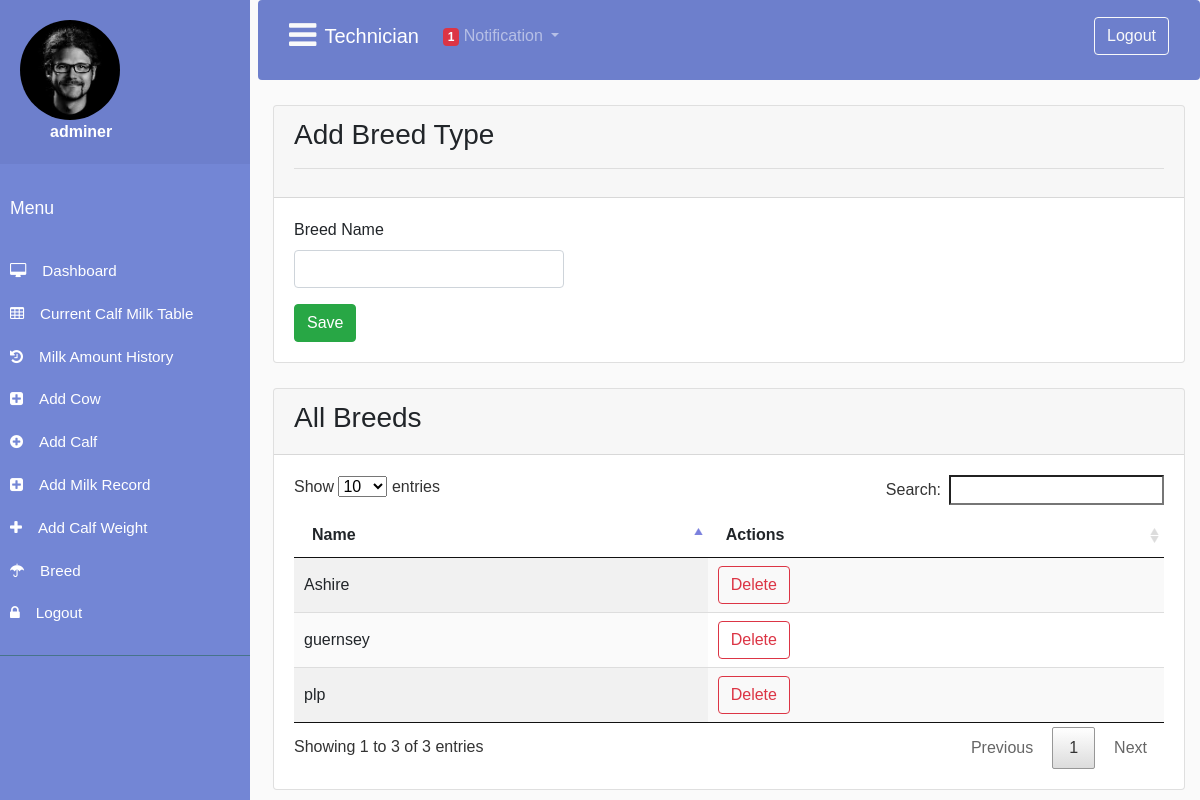
Page /technician/breed.php (signed in) on the earlier database version.
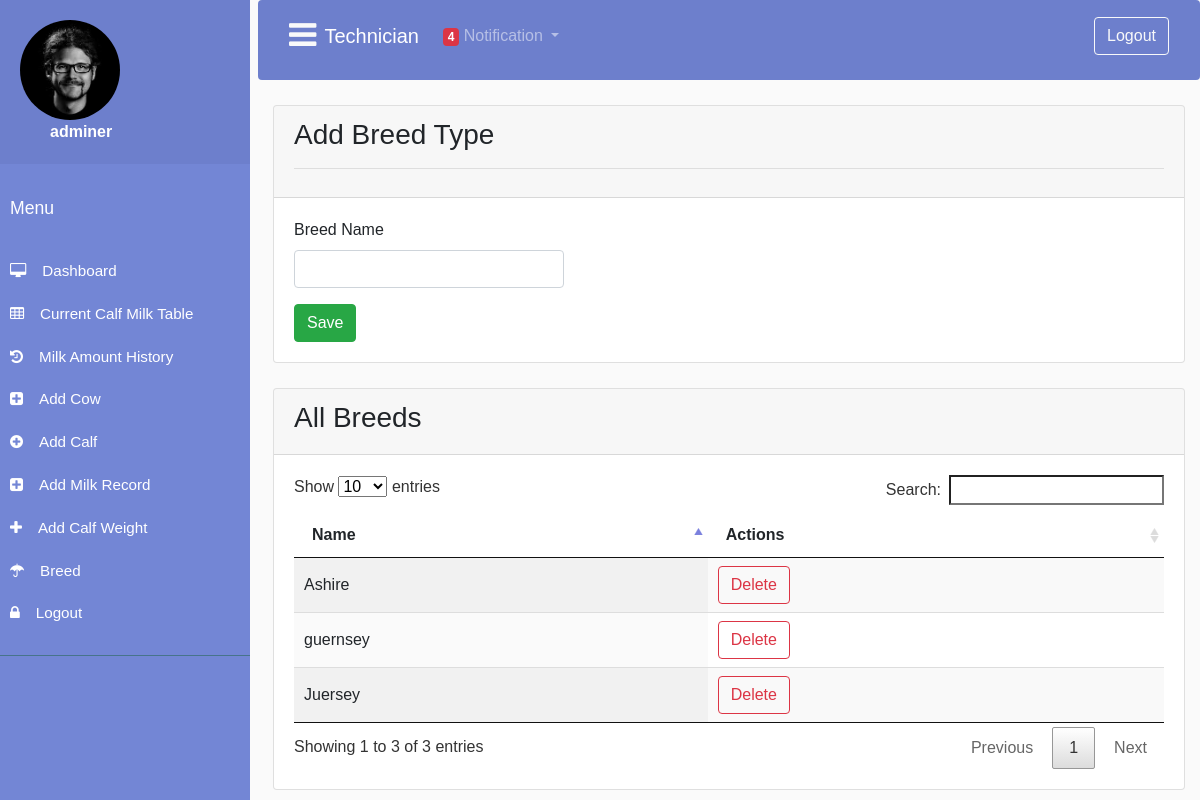
Same page on the later database version.
### tables this page shows
CREATE TABLE `breed` (
  `id` int(11) NOT NULL,
  `name` varchar(191) NOT NULL,
  `created_at` timestamp NOT NULL DEFAULT CURRENT_TIMESTAMP,
  `updated_at` timestamp NOT NULL DEFAULT CURRENT_TIMESTAMP,
  `deleted_at` timestamp NULL DEFAULT NULL
);

### technician/NotificationManager.php (called while the page is built, shortened)
<?php
class NotificationManager
{
    private $DB;
    public function __construct()
    {
        require_once 'config.php';
        $db=new DB_FACADE();
        $this->DB=$db;
    }
    public function addNotification()
    {
        require_once 'CalfManager.php';
        $cm=new CalfManager();
        foreach ($results as $result){
            $db_calf_weeks=$cm->weekCalculator($result['calf_id']);
            if ($result['week']<$db_calf_weeks){
                if ($this->dublicatorAvoider($result['calf_id'])){
                    $sql11="INSERT INTO notifications(calf_id,is_read) VALUES ('".$result['calf_id']."',true)";
                    $this->DB->connect()->query($sql11);
                }
            }
        }
    }
    public function allActiveNotifications()
    {
        $sql="SELECT * FROM notifications WHERE is_read=true ";
        $query=$this->DB->connect()->query($sql);
        return $query;
    }
    public function dublicatorAvoider($calf_id)
    {
        $sql="SELECT * FROM notifications WHERE calf_id='".$calf_id."' AND is_read=true";
        $results=$this->DB->connect()->query($sql);
        if ($results->num_rows>0){
            return false;
        }else{
            return true;
        }
    }
}

### technician/config.php (called while the page is built, shortened)
<?php
class DB_FACADE{
    private $conn=null;
    private $host="localhost";
    private $user="root";
    private $password="";
    private $database="cms";
    public function __construct()
    {
        $this->conn = mysqli_connect($this->host, $this->user, $this->password, $this->database) or die('could not connect');
    }
    public function connect()
    {
        return $this->conn;
    }
}
?>

### technician/BreedManager.php (called while the page is built, shortened)
<?php
class BreedManager
{
        private $db;
    public function __construct()
    {
        require_once 'config.php';
        $DB=new DB_FACADE();
        $this->db=$DB;
    }
    public function allBreeds()
    {
        $sql="SELECT id,name FROM breed WHERE deleted_at IS null ";
        return $this->db->connect()->query($sql);
    }
}

### technician/breed.php (the view, shortened to what this page needs)
<?php
require_once 'authcontroller.php';
?>
<!DOCTYPE html>
<html>
<head>
    <link rel="stylesheet" href="https://use.fontawesome.com/releases/v5.1.0/css/all.css"
>
    <link rel="stylesheet" href="css/bootstrap.css">
    <link rel="stylesheet" type="text/css"  href="css/main.css" />
    <link rel="stylesheet" href="../assets/plugins/select2/select2.css">
    <link rel="stylesheet" type="text/css" href="../assets/plugins/DataTables/datatables.css">
</head>
<body>
<?php
require_once 'BreedManager.php';
$breed_manager=new BreedManager();
?>
<div class="wrapper">
    <nav id="sidebar">
            <?php
            require_once 'sidebar.php';
            ?>
    </nav>
    <div id="content" class="w-100 ml-2">
        <?php
        require_once 'nav.php';
        ?>
        <div class="container-fluid">
            <div class="card " style="margin-top: 25px">
                <div class="card-header">
                    <h3>Add Breed Type</h3>
                    <hr>
                </div>
                <div class="card-body">
                    <form action="" method="post">
                        <div class="row">
                            <div class="col-md-4 col-sm-12 col-lg-4">
                                <label for="breed_name">Breed Name</label>
                                <input type="text" class="form-control" id="breed_name" name="breed_name">
                            </div>
                        </div>
                        <div class="row">
                            <div class="col-md-4 col-sm-12 col-lg-4">
                                <button class="btn btn-success" name="submit" type="submit">Save</button>
                            </div>
                        </div>
                    </form>
                </div>
            </div>
            <div class="card " style="margin-top: 25px">
                <div class="card-header">
                    <h3>All Breeds</h3>
                </div>
                <div class="card-body">
                    <table id="table_id" class="display">
                        <thead>
                        <tr>
                            <th>Name</th>
                            <th>Actions</th>
                        </tr>
                        </thead>
                        <tbody>
                        <?php
                        $querty=$breed_manager->allBreeds();
                        while ($result=$querty->fetch_array()){
                            echo '<tr>
                        <td>'.$result['name'].'</td>
                        <td>
                       <a href="#"><button class="btn btn-outline-danger" onclick="deleteBreed('.$result['id'].')" data-toggle="modal" data-target="#centralModalLGInfoDemo" >Delete</button></a>
                         </td>
                        </tr>';
                        }
                        ?>
                    </table>
                </div>
            </div>
        </div>
    </div>
</div>
</body>
</html>

### technician/sidebar.php
<link rel="stylesheet" href="../assets/font-awesome-4.7.0/css/font-awesome.min.css">
<nav id="sidebar">
    <div class="sidebar-header">
        <img src="../assets/images/profile.jpeg" class="rounded-circle " height="100px;" width="100px">
        <div class="d-block" style="color: white; padding-left: 30px">
            <?php
            if (isset($_SESSION['username'])) {
                echo '<strong>' . $_SESSION['username'] . '</strong>';
            } else {
                echo '<p>Not Logged In</p>';
            }
            ?>
        </div>
    </div>
    <ul class="list-styled components">
        <p>Menu</p>
        <li><a href="index.php"> <i class="fa fa-desktop mr-3"> </i>Dashboard</a></li>
        <li><a href="calf_weekly_milk_schedule.php"><i class="fa fa-table mr-3"> </i>Current Calf Milk Table</a></li>
        <li>
            <a href="calf_milk_history.php"> <i class="fa fa-history mr-3"> </i>Milk Amount History</a>
        </li>
        <li><a href="add_cow.php"><i class="fa fa-plus-square mr-3"> </i>Add Cow</a></li>
        <li>
            <a href="add_calf.php"><i class="fa fa-plus-circle mr-3"> </i>Add Calf</a>
        </li>
        <li><a href="daily_milk.php"><i class="fa fa-plus-square mr-3"> </i>Add Milk Record</a></li>
        <li>
            <a href="add_calf_weight.php"> <i class="fa fa-plus mr-3"> </i>Add Calf Weight</a>
        </li>
        <li>
            <a href="breed.php"> <i class="fa fa-umbrella mr-3"> </i>Breed</a>
        </li>
        <li>
            <a href="../logout.php"><i class="fa fa-lock mr-3"> </i>Logout</a>
        </li>
    </ul>
</nav>

### technician/nav.php (shortened to what this page needs)
<?php
require_once 'NotificationManager.php';
$notification_manager=new NotificationManager();
?>
<nav class="navbar navbar-expand-lg navbar-dark rounded p-3 pb-4" style="background-color: #6d7fcc;">
    <div class="container-fluid">
        <span id="sidebarCollapse" style="cursor: pointer;"><i class="fa fa-bars fa-2x mr-2 text-light" ></i></span>
        <a class="navbar-brand" href="#">Technician</a>
        <div class="collapse navbar-collapse" id="navbarSupportedContent">
            <ul class="navbar-nav mr-auto">
                <li class="nav-item dropdown">
                    <a class="nav-link dropdown-toggle" href="#" id="navbarDropdown" role="button" data-toggle="dropdown" aria-haspopup="true" aria-expanded="false">
<?php
                           $records= $notification_manager->allActiveNotifications();
                           if ($records->num_rows>0){
                               ?>
                        <small class="badge badge-danger">
                            <?php
                               echo $records->num_rows;
                               ?>
                        </small>
                        <?php
                           }
                            ?>
                        Notification
                    </a>
                </li>
            </ul>
            <a href="../logout.php" class="btn btn-outline-light">Logout</a>
        </div>
    </div>
</nav>

### technician/css/main.css (style rules this page uses)
.wrapper { display: flex; width: 100%; align-items: stretch; }
#sidebar { min-width: 250px; max-width: 250px; min-height: 100vh; background: #7386D5; color: #fff; transition: all 0.3s; }
body { font-family: 'Poppins', sans-serif; background: #fafafa; }
p { font-family: 'Poppins', sans-serif; font-size: 1.1em; font-weight: 300; line-height: 1.7em; color: #999; }
a, a:hover, a:focus { color: inherit; text-decoration: none; transition: all 0.3s; }
#sidebar .sidebar-header { padding: 20px; background: #6d7fcc; }
#sidebar ul.components { padding: 20px 0; border-bottom: 1px solid #47748b; }
#sidebar ul p { color: #fff; padding: 10px; }
#sidebar ul li a { padding: 10px; font-size: 0.95em; display: block; }

Differences in the rows shown:
changed breed: name "plp" → "Juersey"
Other differences:
$records->num_rows: "1" → "4"
